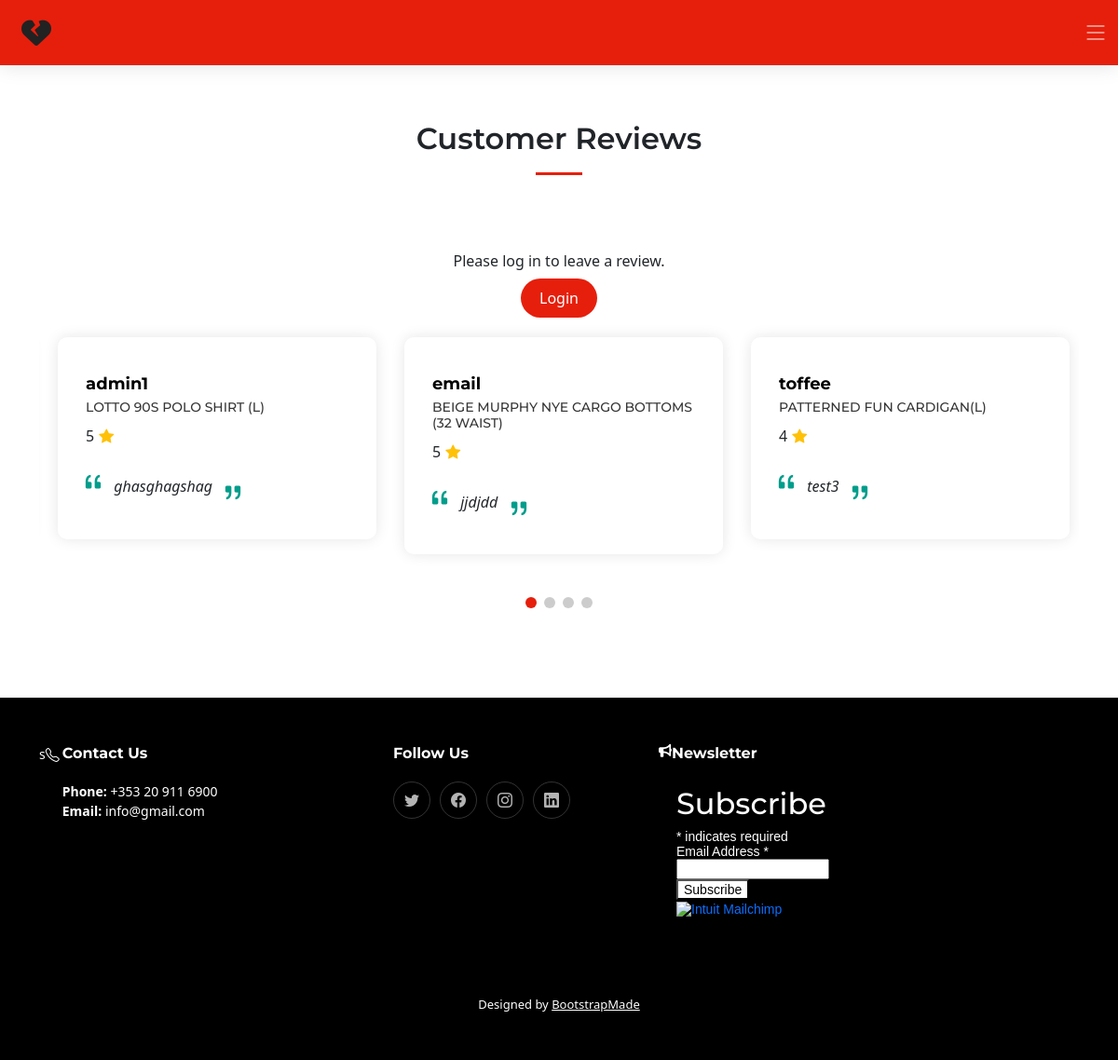
The app's page /reviews/ with its own data.
### reviews/models.py (models this page shows, shortened)
class Reviews(models.Model):
    reviews_id = models.AutoField(primary_key=True)
    author = models.ForeignKey(
        User, on_delete=models.CASCADE, related_name="user_reviews"
    )
    rating = models.IntegerField(
        default=5,
        validators=[
            MaxValueValidator(5),
            MinValueValidator(1)
            ])
    content = models.TextField()
    featured_image_url = models.ForeignKey(
        Product, on_delete=models.CASCADE,
        related_name="products_image_url", null=True)
    product_name = models.ForeignKey(
        Product, on_delete=models.CASCADE,
        related_name="products_name", null=True,
        limit_choices_to={'orderlineitem__isnull': False})
    created_date = models.DateTimeField(auto_now_add=True)
    status = models.IntegerField(choices=STATUS, default=1)
    class Meta:
        ordering = ['-created_date']

### products/models.py (models this page shows)
class Product(models.Model):
    category = models.ForeignKey(
        'Category', null=True, blank=True, on_delete=models.SET_NULL)
    sku = models.CharField(max_length=255, null=True, blank=True)
    name = models.CharField(max_length=255)
    description = models.TextField()
    price = models.DecimalField(max_digits=6, decimal_places=2)
    image_url = models.URLField(max_length=1024, null=True, blank=True)
    CONDITION_CHOICES = [
        ('never worn', 'Never worn'),
        ('very good', 'Very Good'),
        ('good', 'Good'),
        ('fair', 'Fair'),
    ]
    condition = models.CharField(max_length=100, choices=CONDITION_CHOICES)
    GENDER_CHOICES = [
        ('M', 'Male'),
        ('F', 'Female'),
        ('U', 'Unisex'),
    ]
    gender = models.CharField(
        max_length=100, null=True, blank=True, choices=GENDER_CHOICES)
    size = models.CharField(max_length=20)
    material = models.CharField(max_length=100)
    brand = models.CharField(max_length=100)
    date_listed = models.DateTimeField(auto_now_add=True)
    is_sold = models.BooleanField(default=False)
    def __str__(self):
        return self.name

### reviews/views.py (the view)
# urls.py: path('', views.ReviewsView.as_view(), name='reviews'),
class ReviewsView(generic.ListView):
    model = Reviews
    template_name = "reviews/reviews.html"
    queryset = Reviews.objects.filter(status=1).order_by('-created_date')
    context_object_name = 'reviews'

### bag/contexts.py (called while the page is built, shortened)
def bag_contents(request):
    bag_items = []
    total = 0
    product_count = 0
    bag = request.session.get('bag', {})
    if total < settings.FREE_DELIVERY_THRESHOLD:
        delivery = total * Decimal(settings.STANDARD_DELIVERY_PERCENTAGE / 100)
        free_delivery_delta = settings.FREE_DELIVERY_THRESHOLD - total
    else:
        delivery = 0
        free_delivery_delta = 0
    grand_total = delivery + total
    context = {
        'bag_items': bag_items,
        'total': total,
        'product_count': product_count,
        'delivery': delivery,
        'free_delivery_delta': free_delivery_delta,
        'free_delivery_threshold': settings.FREE_DELIVERY_THRESHOLD,
        'grand_total': grand_total,
    }
    return context

### reviews/templates/reviews/reviews.html (shortened to what this page needs)
{% extends "base.html" %}
{% load static %}
{% block content %}
<section id="testimonials" class="testimonials">
  <div class="container" data-aos="fade-up">
    <div class="section-header">
      <h2>Customer Reviews</h2>
    </div>
    {% if user.is_authenticated %}
    {% csrf_token %}
    <div class="text-center">
      <a href="{% url 'create_reviews' %}" class="button-primary">Create Review</a>
    </div>
    {% else %}
    <div class="text-center">
      <p>Please log in to leave a review.</p>
      <a class="button-primary" href="{% url 'account_login' %}">Login</a>
    </div>
    {% endif %}
    <div class="slides-3 swiper" data-aos="fade-up" data-aos-delay="100">
      <div class="swiper-wrapper">
        {% if reviews %}
        {% for review in reviews %}
        <div class="swiper-slide">
          <div class="testimonial-wrap">
            <div class="testimonial-item">
              <div class="d-flex align-items-center">
                <div>
                  <h3>{{ review.author }}</h3>
                  <h4>{{ review.product_name }}</h4>
                  <div class="stars">{{ review.rating }}
                    <i class="bi bi-star-fill"></i>
                  </div>
                </div>
              </div>
              <p>
                <i class="bi bi-quote quote-icon-left"></i>
                {{ review.content }}
                <i class="bi bi-quote quote-icon-right"></i>
              </p>
            </div>
          </div>
        </div>
        {% endfor %}
        {% endif %}
      </div>
      <div class="swiper-pagination"></div>
    </div>
  </div>
</section>
{% endblock %}

### static/css/base.css (style rules this page uses)
html { height: 100%; }
:root { --font-default: "Open Sans", system-ui, -apple-system, "Segoe UI", Roboto, "Helvetica Neue", Arial, "Noto Sans", "Liberation Sans", sans-serif, "Apple Color Emoji", "Segoe UI Emoji", "Segoe UI Symbol", "Noto Color Emoji"; --font-primary: "Montserrat", sans-serif; --font-secondary: "Poppins", sans-serif; }
:root { --color-default: #222222; --color-primary: #e61f0c; --color-secondary: #E2532F; }
:root { scroll-behavior: smooth; }
body { font-family: var(--font-default); color: var(--color-default); }
a { color: var(--color-primary); text-decoration: none; }
h1, h2, h3, h4, h5, h6 { font-family: var(--font-primary); }
section { padding: 60px 0; overflow: hidden; }
.section-header { text-align: center; padding-bottom: 60px; }
.section-header h2 { font-size: 32px; font-weight: 600; margin-bottom: 20px; padding-bottom: 20px; position: relative; }
.section-header h2:after { content: ""; position: absolute; display: block; width: 50px; height: 3px; background: var(--color-primary); left: 0; right: 0; bottom: 0; margin: auto; }
.button-primary { background: var(--color-primary); border: 0; padding: 10px 20px; color: #fff; transition: 0.4s; border-radius: 50px; text-decoration: none; }
.sticked-header-offset { margin-top: 70px; }
section { scroll-margin-top: 70px; }
@media (min-width: 1200px) { .container { max-width: 80%; } }
.testimonials .testimonial-wrap { padding-left: 10px; }
.testimonials .testimonial-item { box-sizing: content-box; padding: 30px; margin: 30px 10px; box-shadow: 0px 0 15px rgba(0, 0, 0, 0.1); position: relative; background: #fff; border-radius: 10px; }
.testimonials .testimonial-item h3 { font-size: 18px; font-weight: bold; margin: 10px 0 5px 0; color: #000; }
.testimonials .testimonial-item h4 { font-size: 14px; color: #363636; margin: 0; }
.testimonials .testimonial-item .stars { margin: 10px 0; }
.testimonials .testimonial-item .stars i { color: #ffc107; margin: 0 1px; }
.testimonials .testimonial-item .quote-icon-left, .testimonials .testimonial-item .quote-icon-right { color: #009d8b; font-size: 26px; line-height: 0; }
.testimonials .testimonial-item .quote-icon-left { display: inline-block; left: -5px; position: relative; }
.testimonials .testimonial-item .quote-icon-right { display: inline-block; right: -5px; position: relative; top: 10px; transform: scale(-1, -1); }
.testimonials .testimonial-item p { font-style: italic; margin: 15px auto 15px auto; }
.testimonials .swiper-pagination { margin-top: 20px; position: relative; }

### records on screen
Reviews: author "admin1", product_name "LOTTO 90S POLO SHIRT (L)", rating "5", content "ghasghagshag"
Reviews: author "email", product_name "BEIGE MURPHY NYE CARGO BOTTOMS (32 WAIST)", rating "5", content "jjdjdd"
Reviews: author "toffee", product_name "PATTERNED FUN CARDIGAN(L)", rating "4", content "test3"
